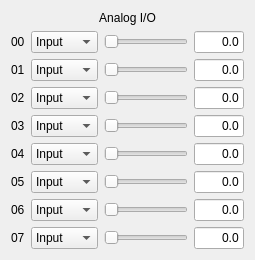
  <widget class="QWidget" name="verticalLayoutWidget_2">
   <property name="geometry">
    <rect>
     <x>30</x>
     <y>80</y>
     <width>228</width>
     <height>241</height>
    </rect>
   </property>
   <layout class="QVBoxLayout" name="AIVertLayout">
    <item>
     <widget class="QLabel" name="AIOLabel">
      <property name="text">
       <string>Analog I/O</string>
      </property>
      <property name="alignment">
       <set>Qt::AlignCenter</set>
      </property>
     </widget>
    </item>
    <item>
     <layout class="QGridLayout" name="AIO_Grid">
      <item row="5" column="1">
       <widget class="QComboBox" name="A05Combo">
        <item>
         <property name="text">
          <string>Input</string>
         </property>
        </item>
        <item>
         <property name="text">
          <string>Output</string>
         </property>
        </item>
        <item>
         <property name="text">
          <string>PWM</string>
         </property>
        </item>
       </widget>
      </item>
      <item row="5" column="3">
       <widget class="QLineEdit" name="A05TextValue">
        <property name="sizePolicy">
         <sizepolicy hsizetype="Minimum" vsizetype="Fixed">
          <horstretch>0</horstretch>
          <verstretch>0</verstretch>
         </sizepolicy>
        </property>
        <property name="minimumSize">
         <size>
          <width>50</width>
          <height>0</height>
         </size>
        </property>
        <property name="text">
         <string>0.0</string>
        </property>
        <property name="alignment">
         <set>Qt::AlignRight|Qt::AlignTrailing|Qt::AlignVCenter</set>
        </property>
        <property name="readOnly">
         <bool>false</bool>
        </property>
       </widget>
      </item>
      <item row="7" column="0">
       <widget class="QLabel" name="A07Label">
        <property name="text">
         <string>07</string>
        </property>
       </widget>
      </item>
      <item row="4" column="1">
       <widget class="QComboBox" name="A04Combo">
        <item>
         <property name="text">
          <string>Input</string>
         </property>
        </item>
        <item>
         <property name="text">
          <string>Output</string>
         </property>
        </item>
       </widget>
      </item>
      <item row="3" column="1">
       <widget class="QComboBox" name="A03Combo">
        <item>
         <property name="text">
          <string>Input</string>
         </property>
        </item>
        <item>
         <property name="text">
          <string>Output</string>
         </property>
        </item>
        <item>
         <property name="text">
          <string>PWM</string>
         </property>
        </item>
       </widget>
      </item>
      <item row="2" column="1">
       <widget class="QComboBox" name="A02Combo">
        <item>
         <property name="text">
          <string>Input</string>
         </property>
        </item>
        <item>
         <property name="text">
          <string>Output</string>
         </property>
        </item>
       </widget>
      </item>
      <item row="7" column="3">
       <widget class="QLineEdit" name="A07TextValue">
        <property name="sizePolicy">
         <sizepolicy hsizetype="Minimum" vsizetype="Fixed">
          <horstretch>0</horstretch>
          <verstretch>0</verstretch>
         </sizepolicy>
        </property>
        <property name="minimumSize">
         <size>
          <width>50</width>
          <height>0</height>
         </size>
        </property>
        <property name="text">
         <string>0.0</string>
        </property>
        <property name="alignment">
         <set>Qt::AlignRight|Qt::AlignTrailing|Qt::AlignVCenter</set>
        </property>
        <property name="readOnly">
         <bool>false</bool>
        </property>
       </widget>
      </item>
      <item row="6" column="1">
       <widget class="QComboBox" name="A06Combo">
        <item>
         <property name="text">
          <string>Input</string>
         </property>
        </item>
        <item>
         <property name="text">
          <string>Output</string>
         </property>
        </item>
       </widget>
      </item>
      <item row="7" column="1">
       <widget class="QComboBox" name="A07Combo">
        <item>
         <property name="text">
          <string>Input</string>
         </property>
        </item>
        <item>
         <property name="text">
          <string>Output</string>
         </property>
        </item>
       </widget>
      </item>
      <item row="1" column="1">
       <widget class="QComboBox" name="A01Combo">
        <item>
         <property name="text">
          <string>Input</string>
         </property>
        </item>
        <item>
         <property name="text">
          <string>Output</string>
         </property>
        </item>
       </widget>
      </item>
      <item row="0" column="1">
       <widget class="QComboBox" name="A00Combo">
        <item>
         <property name="text">
          <string>Input</string>
         </property>
        </item>
        <item>
         <property name="text">
          <string>Output</string>
         </property>
        </item>
       </widget>
      </item>
      <item row="4" column="0">
       <widget class="QLabel" name="A04Label">
        <property name="text">
         <string>04</string>
        </property>
       </widget>
      </item>
      <item row="0" column="0">
       <widget class="QLabel" name="A00Label">
        <property name="text">
         <string>00</string>
        </property>
       </widget>
      </item>
      <item row="5" column="0">
       <widget class="QLabel" name="A05Label">
        <property name="text">
         <string>05</string>
        </property>
       </widget>
      </item>
      <item row="2" column="0">
       <widget class="QLabel" name="A02Label">
        <property name="text">
         <string>02</string>
        </property>
       </widget>
      </item>
      <item row="0" column="3">
       <widget class="QLineEdit" name="A00TextValue">
        <property name="sizePolicy">
         <sizepolicy hsizetype="Minimum" vsizetype="Fixed">
          <horstretch>0</horstretch>
          <verstretch>0</verstretch>
         </sizepolicy>
        </property>
        <property name="minimumSize">
         <size>
          <width>50</width>
          <height>0</height>
         </size>
        </property>
        <property name="text">
         <string>0.0</string>
        </property>
        <property name="alignment">
         <set>Qt::AlignRight|Qt::AlignTrailing|Qt::AlignVCenter</set>
        </property>
        <property name="readOnly">
         <bool>false</bool>
        </property>
       </widget>
      </item>
      <item row="3" column="3">
       <widget class="QLineEdit" name="A03TextValue">
        <property name="sizePolicy">
         <sizepolicy hsizetype="Minimum" vsizetype="Fixed">
          <horstretch>0</horstretch>
          <verstretch>0</verstretch>
         </sizepolicy>
        </property>
        <property name="minimumSize">
         <size>
          <width>50</width>
          <height>0</height>
         </size>
        </property>
        <property name="text">
         <string>0.0</string>
        </property>
        <property name="alignment">
         <set>Qt::AlignRight|Qt::AlignTrailing|Qt::AlignVCenter</set>
        </property>
        <property name="readOnly">
         <bool>false</bool>
        </property>
       </widget>
      </item>
      <item row="3" column="0">
       <widget class="QLabel" name="A03Label">
        <property name="text">
         <string>03</string>
        </property>
       </widget>
      </item>
      <item row="1" column="3">
       <widget class="QLineEdit" name="A01TextValue">
        <property name="sizePolicy">
         <sizepolicy hsizetype="Minimum" vsizetype="Fixed">
          <horstretch>0</horstretch>
          <verstretch>0</verstretch>
         </sizepolicy>
        </property>
        <property name="minimumSize">
         <size>
          <width>50</width>
          <height>0</height>
         </size>
        </property>
        <property name="text">
         <string>0.0</string>
        </property>
        <property name="alignment">
         <set>Qt::AlignRight|Qt::AlignTrailing|Qt::AlignVCenter</set>
        </property>
        <property name="readOnly">
         <bool>false</bool>
        </property>
       </widget>
      </item>
      <item row="2" column="3">
       <widget class="QLineEdit" name="A02TextValue">
        <property name="sizePolicy">
         <sizepolicy hsizetype="Minimum" vsizetype="Fixed">
          <horstretch>0</horstretch>
          <verstretch>0</verstretch>
         </sizepolicy>
        </property>
        <property name="minimumSize">
         <size>
          <width>50</width>
          <height>0</height>
         </size>
        </property>
        <property name="text">
         <string>0.0</string>
        </property>
        <property name="alignment">
         <set>Qt::AlignRight|Qt::AlignTrailing|Qt::AlignVCenter</set>
        </property>
        <property name="readOnly">
         <bool>false</bool>
        </property>
       </widget>
      </item>
      <item row="1" column="0">
       <widget class="QLabel" name="A01Label">
        <property name="text">
         <string>01</string>
        </property>
       </widget>
      </item>
      <item row="6" column="3">
       <widget class="QLineEdit" name="A06TextValue">
        <property name="sizePolicy">
         <sizepolicy hsizetype="Minimum" vsizetype="Fixed">
          <horstretch>0</horstretch>
          <verstretch>0</verstretch>
         </sizepolicy>
        </property>
        <property name="minimumSize">
         <size>
          <width>50</width>
          <height>0</height>
         </size>
        </property>
        <property name="text">
         <string>0.0</string>
        </property>
        <property name="alignment">
         <set>Qt::AlignRight|Qt::AlignTrailing|Qt::AlignVCenter</set>
        </property>
        <property name="readOnly">
         <bool>false</bool>
        </property>
       </widget>
      </item>
      <item row="6" column="0">
       <widget class="QLabel" name="A06Label">
        <property name="text">
         <string>06</string>
        </property>
       </widget>
      </item>
      <item row="4" column="3">
       <widget class="QLineEdit" name="A04TextValue">
        <property name="sizePolicy">
         <sizepolicy hsizetype="Minimum" vsizetype="Fixed">
          <horstretch>0</horstretch>
          <verstretch>0</verstretch>
         </sizepolicy>
        </property>
        <property name="minimumSize">
         <size>
          <width>50</width>
          <height>0</height>
         </size>
        </property>
        <property name="text">
         <string>0.0</string>
        </property>
        <property name="alignment">
         <set>Qt::AlignRight|Qt::AlignTrailing|Qt::AlignVCenter</set>
        </property>
        <property name="readOnly">
         <bool>false</bool>
        </property>
       </widget>
      </item>
      <item row="0" column="2">
       <widget class="QSlider" name="A00SlideValue">
        <property name="sizePolicy">
         <sizepolicy hsizetype="MinimumExpanding" vsizetype="Fixed">
          <horstretch>0</horstretch>
          <verstretch>0</verstretch>
         </sizepolicy>
        </property>
        <property name="maximum">
         <number>100</number>
        </property>
        <property name="singleStep">
         <number>100</number>
        </property>
        <property name="pageStep">
         <number>100</number>
        </property>
        <property name="sliderPosition">
         <number>0</number>
        </property>
        <property name="tracking">
         <bool>true</bool>
        </property>
        <property name="orientation">
         <enum>Qt::Horizontal</enum>
        </property>
        <property name="invertedControls">
         <bool>false</bool>
        </property>
        <property name="tickPosition">
         <enum>QSlider::NoTicks</enum>
        </property>
        <property name="tickInterval">
         <number>100</number>
        </property>
       </widget>
      </item>
      <item row="1" column="2">
       <widget class="QSlider" name="A01SlideValue">
        <property name="sizePolicy">
         <sizepolicy hsizetype="MinimumExpanding" vsizetype="Fixed">
          <horstretch>0</horstretch>
          <verstretch>0</verstretch>
         </sizepolicy>
        </property>
        <property name="maximum">
         <number>100</number>
        </property>
        <property name="singleStep">
         <number>100</number>
        </property>
        <property name="pageStep">
         <number>100</number>
        </property>
        <property name="sliderPosition">
         <number>0</number>
        </property>
        <property name="tracking">
         <bool>true</bool>
        </property>
        <property name="orientation">
         <enum>Qt::Horizontal</enum>
        </property>
        <property name="invertedControls">
         <bool>false</bool>
        </property>
        <property name="tickPosition">
         <enum>QSlider::NoTicks</enum>
        </property>
        <property name="tickInterval">
         <number>100</number>
        </property>
       </widget>
      </item>
      <item row="2" column="2">
       <widget class="QSlider" name="A02SlideValue">
        <property name="sizePolicy">
         <sizepolicy hsizetype="MinimumExpanding" vsizetype="Fixed">
          <horstretch>0</horstretch>
          <verstretch>0</verstretch>
         </sizepolicy>
        </property>
        <property name="maximum">
         <number>100</number>
        </property>
        <property name="singleStep">
         <number>100</number>
        </property>
        <property name="pageStep">
         <number>100</number>
        </property>
        <property name="sliderPosition">
         <number>0</number>
        </property>
        <property name="tracking">
         <bool>true</bool>
        </property>
        <property name="orientation">
         <enum>Qt::Horizontal</enum>
        </property>
        <property name="invertedControls">
         <bool>false</bool>
        </property>
        <property name="tickPosition">
         <enum>QSlider::NoTicks</enum>
        </property>
        <property name="tickInterval">
         <number>100</number>
        </property>
       </widget>
      </item>
      <item row="3" column="2">
       <widget class="QSlider" name="A03SlideValue">
        <property name="sizePolicy">
         <sizepolicy hsizetype="MinimumExpanding" vsizetype="Fixed">
          <horstretch>0</horstretch>
          <verstretch>0</verstretch>
         </sizepolicy>
        </property>
        <property name="maximum">
         <number>100</number>
        </property>
        <property name="singleStep">
         <number>100</number>
        </property>
        <property name="pageStep">
         <number>100</number>
        </property>
        <property name="sliderPosition">
         <number>0</number>
        </property>
        <property name="tracking">
         <bool>true</bool>
        </property>
        <property name="orientation">
         <enum>Qt::Horizontal</enum>
        </property>
        <property name="invertedControls">
         <bool>false</bool>
        </property>
        <property name="tickPosition">
         <enum>QSlider::NoTicks</enum>
        </property>
        <property name="tickInterval">
         <number>100</number>
        </property>
       </widget>
      </item>
      <item row="4" column="2">
       <widget class="QSlider" name="A04SlideValue">
        <property name="sizePolicy">
         <sizepolicy hsizetype="MinimumExpanding" vsizetype="Fixed">
          <horstretch>0</horstretch>
          <verstretch>0</verstretch>
         </sizepolicy>
        </property>
        <property name="maximum">
         <number>100</number>
        </property>
        <property name="singleStep">
         <number>100</number>
        </property>
        <property name="pageStep">
         <number>100</number>
        </property>
        <property name="sliderPosition">
         <number>0</number>
        </property>
        <property name="tracking">
         <bool>true</bool>
        </property>
        <property name="orientation">
         <enum>Qt::Horizontal</enum>
        </property>
        <property name="invertedControls">
         <bool>false</bool>
        </property>
        <property name="tickPosition">
         <enum>QSlider::NoTicks</enum>
        </property>
        <property name="tickInterval">
         <number>100</number>
        </property>
       </widget>
      </item>
      <item row="5" column="2">
       <widget class="QSlider" name="A05SlideValue">
        <property name="sizePolicy">
         <sizepolicy hsizetype="MinimumExpanding" vsizetype="Fixed">
          <horstretch>0</horstretch>
          <verstretch>0</verstretch>
         </sizepolicy>
        </property>
        <property name="maximum">
         <number>100</number>
        </property>
        <property name="singleStep">
         <number>100</number>
        </property>
        <property name="pageStep">
         <number>100</number>
        </property>
        <property name="sliderPosition">
         <number>0</number>
        </property>
        <property name="tracking">
         <bool>true</bool>
        </property>
        <property name="orientation">
         <enum>Qt::Horizontal</enum>
        </property>
        <property name="invertedControls">
         <bool>false</bool>
        </property>
        <property name="tickPosition">
         <enum>QSlider::NoTicks</enum>
        </property>
        <property name="tickInterval">
         <number>100</number>
        </property>
       </widget>
      </item>
      <item row="7" column="2">
       <widget class="QSlider" name="A07SlideValue">
        <property name="sizePolicy">
         <sizepolicy hsizetype="MinimumExpanding" vsizetype="Fixed">
          <horstretch>0</horstretch>
          <verstretch>0</verstretch>
         </sizepolicy>
        </property>
        <property name="maximum">
         <number>100</number>
        </property>
        <property name="singleStep">
         <number>100</number>
        </property>
        <property name="pageStep">
         <number>100</number>
        </property>
        <property name="sliderPosition">
         <number>0</number>
        </property>
        <property name="tracking">
         <bool>true</bool>
        </property>
        <property name="orientation">
         <enum>Qt::Horizontal</enum>
        </property>
        <property name="invertedControls">
         <bool>false</bool>
        </property>
        <property name="tickPosition">
         <enum>QSlider::NoTicks</enum>
        </property>
        <property name="tickInterval">
         <number>100</number>
        </property>
       </widget>
      </item>
      <item row="6" column="2">
       <widget class="QSlider" name="A06SlideValue">
        <property name="sizePolicy">
         <sizepolicy hsizetype="MinimumExpanding" vsizetype="Fixed">
          <horstretch>0</horstretch>
          <verstretch>0</verstretch>
         </sizepolicy>
        </property>
        <property name="maximum">
         <number>100</number>
        </property>
        <property name="singleStep">
         <number>100</number>
        </property>
        <property name="pageStep">
         <number>100</number>
        </property>
        <property name="sliderPosition">
         <number>0</number>
        </property>
        <property name="tracking">
         <bool>true</bool>
        </property>
        <property name="orientation">
         <enum>Qt::Horizontal</enum>
        </property>
        <property name="invertedControls">
         <bool>false</bool>
        </property>
        <property name="tickPosition">
         <enum>QSlider::NoTicks</enum>
        </property>
        <property name="tickInterval">
         <number>100</number>
        </property>
       </widget>
      </item>
     </layout>
    </item>
   </layout>
  </widget>
